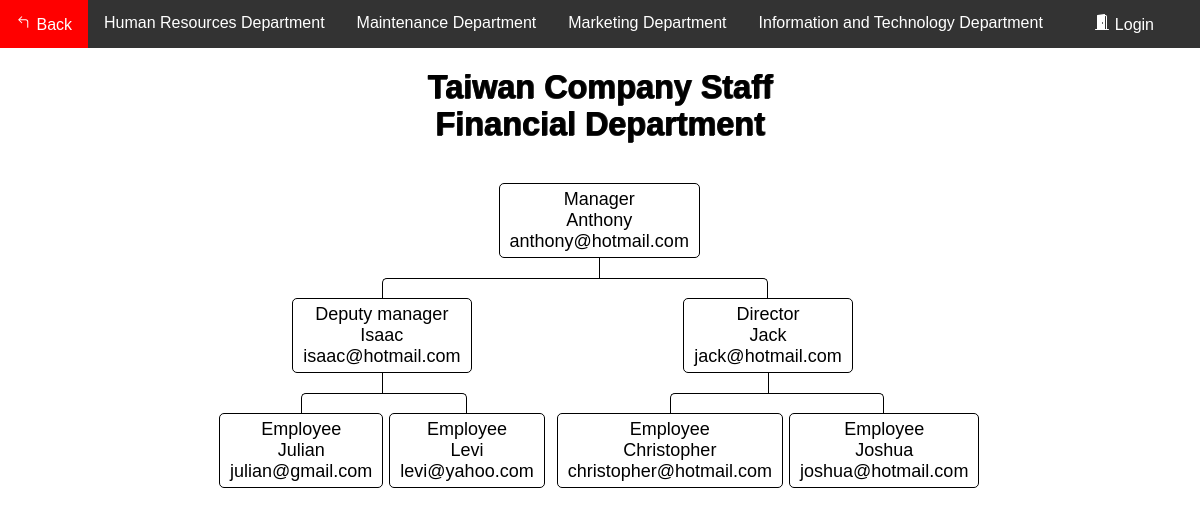
Screenshot of /Flowchart/flowchart_Tai_F.php with the database file from the repository.
### tables this page shows
CREATE TABLE `department_tai` (
  `ID` double NOT NULL,
  `Name` varchar(100) DEFAULT NULL,
  `email` varchar(100) DEFAULT NULL,
  `department` varchar(100) DEFAULT NULL,
  `Number` varchar(100) DEFAULT NULL,
  `position` varchar(100) DEFAULT NULL
);

### Flowchart/data_Tai.php (called while the page is built, shortened)
<?php
    require_once "config.php";
    $sql = "SELECT * from department_tai where ID ='1001'";
    $result = $link->query($sql);
        if ($result->num_rows > 0) {
            while ($row = $result->fetch_assoc()) {
                $Name1001 = $row['Name'];
                $email1001 = $row['email'];
            }
        }
    $sql = "SELECT * from department_tai where ID ='1002'";
    $result = $link->query($sql);
        if ($result->num_rows > 0) {
            while ($row = $result->fetch_assoc()) {
                $Name1002 = $row['Name'];
                $email1002 = $row['email'];
            }
        }
    $sql = "SELECT * from department_tai where ID ='1003'";
    $result = $link->query($sql);
        if ($result->num_rows > 0) {
            while ($row = $result->fetch_assoc()) {
                $Name1003 = $row['Name'];
                $email1003 = $row['email'];
            }
        }
    $sql = "SELECT * from department_tai where ID ='1004'";
    $result = $link->query($sql);
        if ($result->num_rows > 0) {
            while ($row = $result->fetch_assoc()) {
                $Name1004 = $row['Name'];
                $email1004 = $row['email'];
            }
        }
    $sql = "SELECT * from department_tai where ID ='1005'";
    $result = $link->query($sql);
        if ($result->num_rows > 0) {
            while ($row = $result->fetch_assoc()) {
                $Name1005 = $row['Name'];
                $email1005 = $row['email'];
            }
        }
    $sql = "SELECT * from department_tai where ID ='1006'";
    $result = $link->query($sql);
        if ($result->num_rows > 0) {
            while ($row = $result->fetch_assoc()) {
                $Name1006 = $row['Name'];
                $email1006 = $row['email'];
            }
        }
    $sql = "SELECT * from department_tai where ID ='1007'";
    $result = $link->query($sql);
        if ($result->num_rows > 0) {
            while ($row = $result->fetch_assoc()) {
                $Name1007 = $row['Name'];
                $email1007 = $row['email'];
            }
        }
?>

### Flowchart/flowchart_Tai_F.php (the view, shortened to what this page needs)
<?php
require_once "data_Tai.php";
?>
<!DOCTYPE html>
<html lang="en">
<head>
	<link rel="stylesheet" href="style.css">
</head>
<body>
<div class="navbar">
            <a href="../HomePages/Home.php">
			 Back</a>
			<a href="flowchart_Tai_HR.php">Human Resources Department</a>
			<a href="flowchart_Tai_M.php">Maintenance Department</a>
			<a href="flowchart_Tai_Ma.php">Marketing Department</a>
			<a href="flowchart_Tai_IT.php">Information and Technology Department</a>
			 <?php
                if(isset($_SESSION["loggedin"]) && $_SESSION["loggedin"] === true){
			?>
				<a href="../AccountSystem1/welcome.php" class="a1">
				<svg width="1em" height="1em" viewBox="0 0 16 16" class="bi bi-house-door-fill" fill="currentColor" xmlns="http://www.w3.org/2000/svg">
					<path d="M6.5 10.995V14.5a.5.5 0 0 1-.5.5H2a.5.5 0 0 1-.5-.5v-7a.5.5 0 0 1 .146-.354l6-6a.5.5 0 0 1 .708 0l6 6a.5.5 0 0 1 .146.354v7a.5.5 0 0 1-.5.5h-4a.5.5 0 0 1-.5-.5V11c0-.25-.25-.5-.5-.5H7c-.25 0-.5.25-.5.495z"/>
					<path fill-rule="evenodd" d="M13 2.5V6l-2-2V2.5a.5.5 0 0 1 .5-.5h1a.5.5 0 0 1 .5.5z"/>
				</svg>
				Home</a>
			<?php
                }else{
			?>
				<a href="../AccountSystem1/login.php" class="a1">
				Login</a>
			<?php
                }
            ?>
        </div>
<div>
<div>
	<br>
	<h1>Taiwan Company Staff <br>Financial Department</h1>
	<nav class="nav">
							<ul>
								<li>
									<a href="#">Manager<br><?php echo $Name1001; ?><br><?php echo $email1001; ?></a>
										<ul>
											<li>
												<a href="#">Deputy manager<br><?php echo $Name1002; ?><br><?php echo $email1002; ?></a>
													<ul>
														<li>
															<a href="#">Employee<br><?php echo $Name1004; ?><br><?php echo $email1004; ?></a>
																<li>
																	<a href="#">Employee<br><?php echo $Name1005; ?><br><?php echo $email1005; ?></a>
																</li>
														</li>
													</ul>
														<li>
															<a href="#">Director<br><?php echo $Name1003; ?><br><?php echo $email1003; ?></a>
															<ul>
																<li>
																	<a href="#">Employee<br><?php echo $Name1006; ?><br><?php echo $email1006; ?></a>
																	<li>
																		<a href="#">Employee<br><?php echo $Name1007; ?><br><?php echo $email1007; ?></a>
																	</li>
																</li>
															</ul>
														</li>
													</li>
												</ul>
											</li>
										</ul>
	</nav>
</div>
</body>
</html>

### Flowchart/style.css (style rules this page uses)
*, *:before, *:after { -webkit-box-sizing: border-box; -moz-box-sizing: border-box; box-sizing: border-box; }
* { position: relative; margin: 0; padding: 0; border: 0 none; transition: all ease .4s; }
html, body { width: 100%; height: 100%; font-family: 'Fjalla One', sans-serif; font-size: 18px; }
.nav ul { position: relative; padding-top: 20px; }
.nav li { position: relative; padding: 20px 3px 0 3px; float: left; text-align: center; list-style-type: none; }
.nav li::before, .nav li::after { content: ''; position: absolute; top: 0; right: 50%; width: 50%; height: 20px; border-top: 1px solid #000000; }
.nav li::after { left: 50%; right: auto; border-left: 1px solid #000000; }
.nav li:only-child::after, .nav li:only-child::before { content: ''; display: none; }
.nav li:only-child { padding-top: 0; }
.nav li:first-child::before, .nav li:last-child::after { border: 0 none; }
.nav li:last-child::before { border-right: 1px solid #000000; border-radius: 0 5px 0 0; }
.nav li:first-child::after { border-radius: 5px 0 0 0; }
.nav ul ul::before { content: ''; position: absolute; top: 0; left: 50%; border-left: 1px solid #000000; width: 0; height: 20px; }
.nav li a { display: inline-block; padding: 5px 10px; border-radius: 5px; border: 1px solid #000000; text-decoration: none; color: #000000; font-family: arial, verdana, tahoma; font-size: 18px; }
.navbar { overflow: hidden; background-color: #333; font-family: Arial, Helvetica, sans-serif; }
.navbar a { float: left; font-size: 16px; color: white; text-align: center; padding: 14px 16px; text-decoration: none; }
.a1 { position: absolute; right: 30px; }

### Flowchart/flowchart_Tai_F.php (style rules this page uses)
h1 { color: #000000; text-align: center; font-size: 1.8rem; text-shadow: rgba(0,0,0,0.6) 1px 0, rgba(0,0,0,0.6) 1px 0, rgba(0,0,0,0.6) 0 1px, rgba(0,0,0,0.6) 0 1px; }
.nav { margin: 20px auto; width: 780px; min-height: auto; text-align: center; }

### rows the page displays
department_tai: Name "Anthony", email "anthony@hotmail.com"
department_tai: Name "Isaac", email "isaac@hotmail.com"
department_tai: Name "Julian", email "julian@gmail.com"
department_tai: Name "Levi", email "levi@yahoo.com"
department_tai: Name "Jack", email "jack@hotmail.com"
department_tai: Name "Christopher", email "christopher@hotmail.com"
department_tai: Name "Joshua", email "joshua@hotmail.com"
